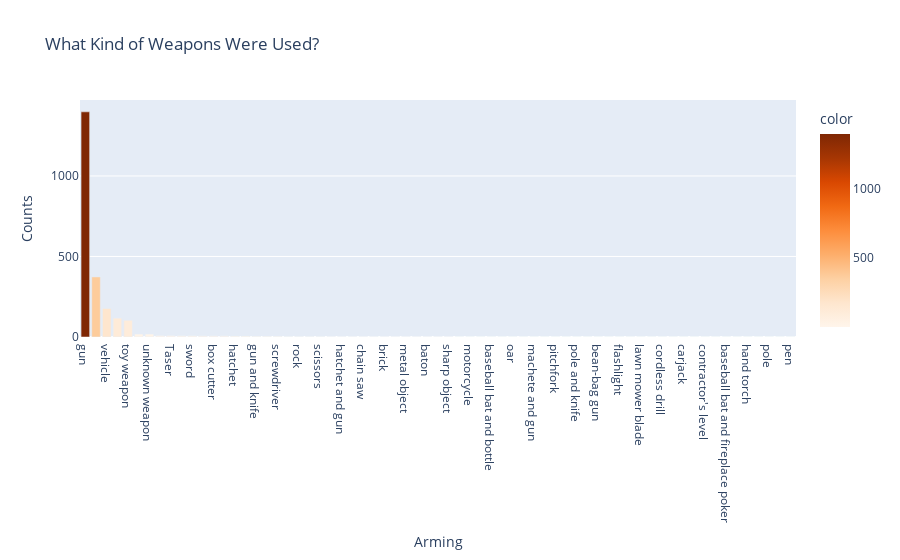

The notebook cell saved with this chart:
### Markdown cell above
Armed and Unarmed

### Code cell
# Un_Armed People

armed_no_zeros = df_fatalities[df_fatalities.armed != 0]
armed_counts = armed_no_zeros.armed.value_counts()
armed_total = armed_counts[armed_counts.index != "unarmed"]
un_armed = [armed_counts.unarmed, armed_counts[armed_counts != "unarmed"].sum()]

fig_un_armed, ax = plt.subplots(figsize=(15, 6))
ax.pie(un_armed, autopct='%1.1f%%', colors=['olivedrab', 'rosybrown'])
ax.set_title("How Many People Were Armed?")
ax.legend(("unarmed", "armed"))
plt.show()

fig_armed = px.bar(x=armed_total.index, y=armed_total.values,
                   color=armed_total.values,
                   color_continuous_scale=px.colors.sequential.Oranges,
                   title="What Kind of Weapons Were Used?")
fig_armed.update_layout(xaxis_title="Arming", yaxis_title="Counts")
fig_armed.show()

gun = armed_total.gun
no_gun = armed_total.sum() - gun

fig_gun, ax = plt.subplots(figsize=(15, 6))
ax.pie([gun, un_armed[0]], autopct='%1.1f%%', colors=['rosybrown', 'olivedrab'])
ax.set_title("People Armed with Guns vs Unarmed")
ax.legend(("gun", "unarmed"))
plt.show()

### Figure 1 — Plotly figure (JSON) as saved in the notebook; plotly's stock layout.template omitted (floating-point values rounded to 4 significant figures)
{"data": [{"alignmentgroup": "True", "hovertemplate": "x=%{x}<br>y=%{y}<br>color=%{marker.color}<extra></extra>", "legendgroup": "", "marker": {"color": [1398, 373, 177, 117, 104, 18, 18, 9, 9, 8, 8, 7, 7, 7, 6, 6, 5, 5, 5, 3, 3, 3, 3, 2, 2, 2, 2, 2, 2, 2, 2, 2, 2, 2, 2, 1, 1, 1, 1, 1, 1, 1, 1, 1, 1, 1, 1, 1, 1, 1, 1, 1, 1, 1, 1, 1, 1, 1, 1, 1, 1, 1, 1, 1, 1, 1, 1], "coloraxis": "coloraxis", "pattern": {"shape": ""}}, "name": "", "offsetgroup": "", "orientation": "v", "showlegend": false, "textposition": "auto", "type": "bar", "x": ["gun", "knife", "vehicle", "undetermined", "toy weapon", "machete", "unknown weapon", "ax", "Taser", "baseball bat", "sword", "hammer", "box cutter", "metal pipe", "hatchet", "crossbow", "gun and knife", "blunt object", "screwdriver", "guns and explosives", "rock", "metal stick", "scissors", "beer bottle", "hatchet and gun", "piece of wood", "chain saw", "pipe", "brick", "shovel", "metal object", "metal pole", "baton", "meat cleaver", "sharp object", "metal rake", "motorcycle", "glass shard", "baseball bat and bottle", "crowbar", "oar", "fireworks", "machete and gun", "bayonet", "pitchfork", "tire iron", "pole and knife", "air conditioner", "bean-bag gun", "spear", "flashlight", "nail gun", "lawn mower blade", "flagpole", "cordless drill", "metal hand tool", "carjack", "chain", "contractor's level", "stapler", "baseball bat and fireplace poker", "straight edge razor", "hand torch", "garden tool", "pole", "pick-axe", "pen"], "xaxis": "x", "y": [1398, 373, 177, 117, 104, 18, 18, 9, 9, 8, 8, 7, 7, 7, 6, 6, 5, 5, 5, 3, 3, 3, 3, 2, 2, 2, 2, 2, 2, 2, 2, 2, 2, 2, 2, 1, 1, 1, 1, 1, 1, 1, 1, 1, 1, 1, 1, 1, 1, 1, 1, 1, 1, 1, 1, 1, 1, 1, 1, 1, 1, 1, 1, 1, 1, 1, 1], "yaxis": "y"}], "layout": {"barmode": "relative", "coloraxis": {"colorbar": {"title": {"text": "color"}}, "colorscale": [[0, "rgb(255,245,235)"], [0.125, "rgb(254,230,206)"], [0.25, "rgb(253,208,162)"], [0.375, "rgb(253,174,107)"], [0.5, "rgb(253,141,60)"], [0.625, "rgb(241,105,19)"], [0.75, "rgb(217,72,1)"], [0.875, "rgb(166,54,3)"], [1, "rgb(127,39,4)"]]}, "legend": {"tracegroupgap": 0}, "title": {"text": "What Kind of Weapons Were Used?"}, "xaxis": {"anchor": "y", "domain": [0, 1], "title": {"text": "Arming"}}, "yaxis": {"anchor": "x", "domain": [0, 1], "title": {"text": "Counts"}}}}
